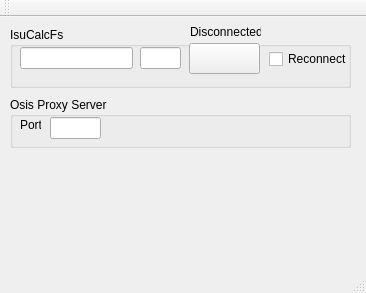
<?xml version="1.0" encoding="UTF-8"?>
<ui version="4.0">
 <class>MainWindow</class>
 <widget class="QMainWindow" name="MainWindow">
  <property name="geometry">
   <rect>
    <x>0</x>
    <y>0</y>
    <width>366</width>
    <height>293</height>
   </rect>
  </property>
  <property name="windowTitle">
   <string>MainWindow</string>
  </property>
  <widget class="QWidget" name="centralWidget">
   <widget class="QGroupBox" name="IsuCalcFs_GB">
    <property name="geometry">
     <rect>
      <x>10</x>
      <y>10</y>
      <width>341</width>
      <height>61</height>
     </rect>
    </property>
    <property name="title">
     <string>IsuCalcFs</string>
    </property>
    <widget class="QLineEdit" name="IsuCalcIP_LE">
     <property name="geometry">
      <rect>
       <x>10</x>
       <y>20</y>
       <width>113</width>
       <height>22</height>
      </rect>
     </property>
    </widget>
    <widget class="QLineEdit" name="IsuCalcPort_LE">
     <property name="geometry">
      <rect>
       <x>130</x>
       <y>20</y>
       <width>41</width>
       <height>22</height>
      </rect>
     </property>
    </widget>
    <widget class="QPushButton" name="Connect_PB">
     <property name="geometry">
      <rect>
       <x>179</x>
       <y>16</y>
       <width>71</width>
       <height>31</height>
      </rect>
     </property>
     <property name="text">
      <string/>
     </property>
    </widget>
    <widget class="QCheckBox" name="Reconnect_CB">
     <property name="geometry">
      <rect>
       <x>259</x>
       <y>22</y>
       <width>81</width>
       <height>20</height>
      </rect>
     </property>
     <property name="text">
      <string>Reconnect</string>
     </property>
     <property name="tristate">
      <bool>false</bool>
     </property>
    </widget>
   </widget>
   <widget class="QGroupBox" name="OsisProxyServer_GB">
    <property name="geometry">
     <rect>
      <x>10</x>
      <y>80</y>
      <width>341</width>
      <height>51</height>
     </rect>
    </property>
    <property name="title">
     <string>Osis Proxy Server</string>
    </property>
    <widget class="QLineEdit" name="ProxyServerPort_LE">
     <property name="geometry">
      <rect>
       <x>40</x>
       <y>20</y>
       <width>51</width>
       <height>22</height>
      </rect>
     </property>
    </widget>
    <widget class="QLabel" name="Port_L">
     <property name="geometry">
      <rect>
       <x>10</x>
       <y>20</y>
       <width>21</width>
       <height>16</height>
      </rect>
     </property>
     <property name="text">
      <string>Port</string>
     </property>
    </widget>
    <widget class="QWidget" name="layoutWidget">
     <property name="geometry">
      <rect>
       <x>170</x>
       <y>20</y>
       <width>161</width>
       <height>16</height>
      </rect>
     </property>
     <layout class="QHBoxLayout" name="horizontalLayout">
      <item>
       <widget class="QLabel" name="Connection1_LE">
        <property name="styleSheet">
         <string notr="true">background-color: red</string>
        </property>
        <property name="text">
         <string/>
        </property>
       </widget>
      </item>
      <item>
       <widget class="QLabel" name="Connection2_LE">
        <property name="styleSheet">
         <string notr="true">background-color:red</string>
        </property>
        <property name="text">
         <string/>
        </property>
       </widget>
      </item>
      <item>
       <widget class="QLabel" name="Connection3_LE">
        <property name="styleSheet">
         <string notr="true">background-color:red</string>
        </property>
        <property name="text">
         <string/>
        </property>
       </widget>
      </item>
      <item>
       <widget class="QLabel" name="Connection4_LE">
        <property name="styleSheet">
         <string notr="true">background-color:red</string>
        </property>
        <property name="text">
         <string/>
        </property>
       </widget>
      </item>
      <item>
       <widget class="QLabel" name="Connection5_LE">
        <property name="styleSheet">
         <string notr="true">background-color:red</string>
        </property>
        <property name="text">
         <string/>
        </property>
       </widget>
      </item>
      <item>
       <widget class="QLabel" name="Connection6_LE">
        <property name="styleSheet">
         <string notr="true">background-color:red</string>
        </property>
        <property name="text">
         <string/>
        </property>
       </widget>
      </item>
     </layout>
    </widget>
   </widget>
   <widget class="QLabel" name="IsuCalcLinkStatus">
    <property name="geometry">
     <rect>
      <x>190</x>
      <y>7</y>
      <width>71</width>
      <height>16</height>
     </rect>
    </property>
    <property name="text">
     <string>Disconnected</string>
    </property>
   </widget>
  </widget>
  <widget class="QMenuBar" name="menuBar">
   <property name="geometry">
    <rect>
     <x>0</x>
     <y>0</y>
     <width>366</width>
     <height>21</height>
    </rect>
   </property>
  </widget>
  <widget class="QToolBar" name="mainToolBar">
   <attribute name="toolBarArea">
    <enum>TopToolBarArea</enum>
   </attribute>
   <attribute name="toolBarBreak">
    <bool>false</bool>
   </attribute>
  </widget>
  <widget class="QStatusBar" name="statusBar"/>
 </widget>
 <layoutdefault spacing="6" margin="11"/>
 <resources/>
 <connections/>
</ui>
